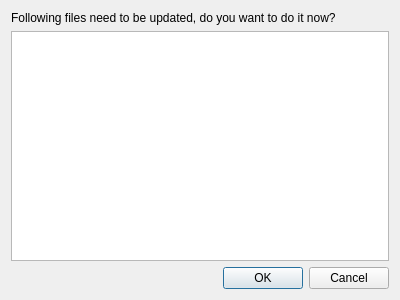
<?xml version="1.0" encoding="UTF-8"?>
<ui version="4.0">
 <class>UpdatedFilesDialog</class>
 <widget class="QDialog" name="UpdatedFilesDialog">
  <property name="geometry">
   <rect>
    <x>0</x>
    <y>0</y>
    <width>400</width>
    <height>300</height>
   </rect>
  </property>
  <property name="windowTitle">
   <string>Synchronization</string>
  </property>
  <layout class="QVBoxLayout" name="verticalLayout">
   <item>
    <widget class="QLabel" name="label">
     <property name="text">
      <string>Following files need to be updated, do you want to do it now?</string>
     </property>
    </widget>
   </item>
   <item>
    <widget class="QTableView" name="tableView">
     <property name="sizeAdjustPolicy">
      <enum>QAbstractScrollArea::AdjustToContents</enum>
     </property>
     <attribute name="horizontalHeaderVisible">
      <bool>true</bool>
     </attribute>
    </widget>
   </item>
   <item>
    <widget class="QDialogButtonBox" name="buttonBox">
     <property name="orientation">
      <enum>Qt::Horizontal</enum>
     </property>
     <property name="standardButtons">
      <set>QDialogButtonBox::Cancel|QDialogButtonBox::Ok</set>
     </property>
    </widget>
   </item>
  </layout>
 </widget>
 <resources/>
 <connections>
  <connection>
   <sender>buttonBox</sender>
   <signal>accepted()</signal>
   <receiver>UpdatedFilesDialog</receiver>
   <slot>accept()</slot>
   <hints>
    <hint type="sourcelabel">
     <x>248</x>
     <y>254</y>
    </hint>
    <hint type="destinationlabel">
     <x>157</x>
     <y>274</y>
    </hint>
   </hints>
  </connection>
  <connection>
   <sender>buttonBox</sender>
   <signal>rejected()</signal>
   <receiver>UpdatedFilesDialog</receiver>
   <slot>reject()</slot>
   <hints>
    <hint type="sourcelabel">
     <x>316</x>
     <y>260</y>
    </hint>
    <hint type="destinationlabel">
     <x>286</x>
     <y>274</y>
    </hint>
   </hints>
  </connection>
 </connections>
</ui>
